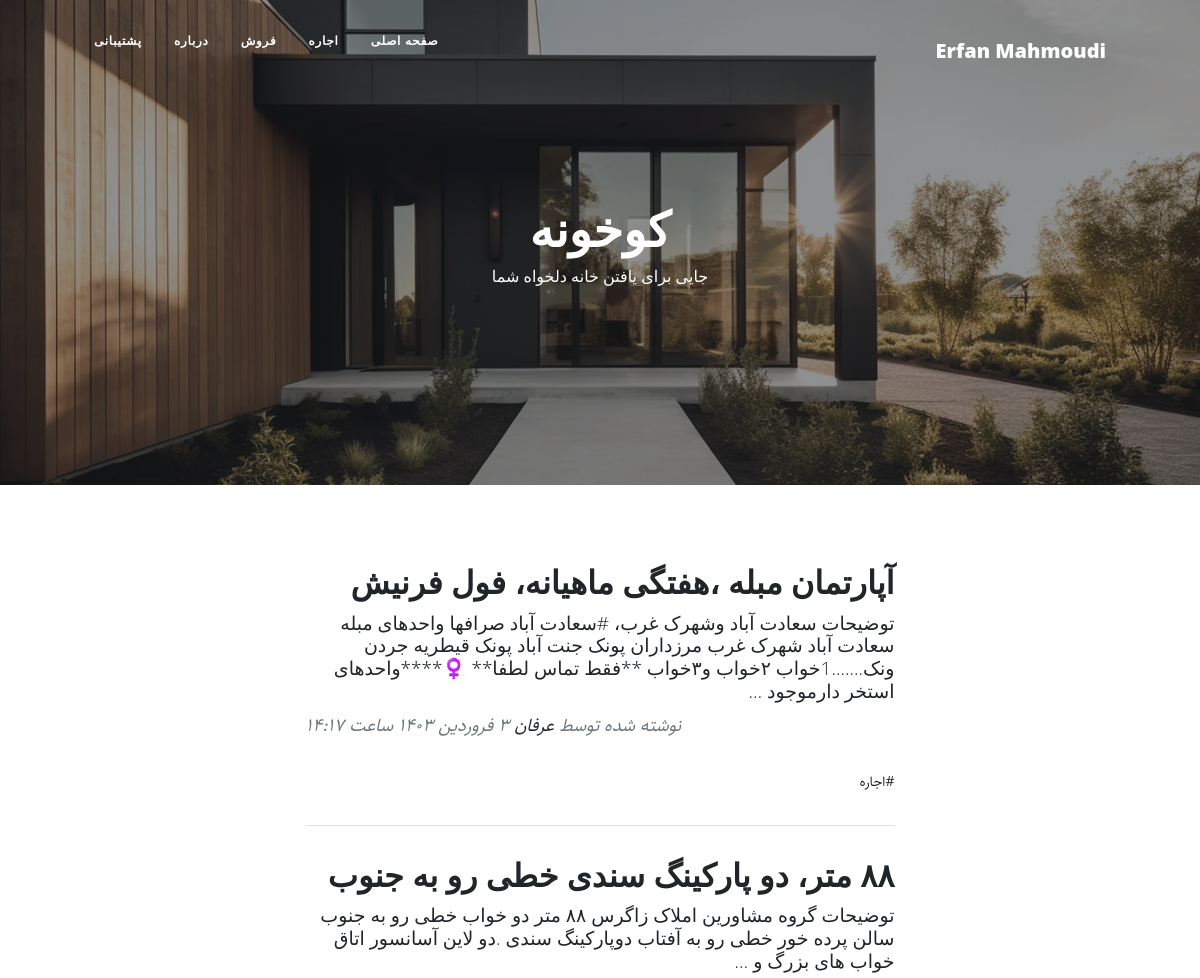
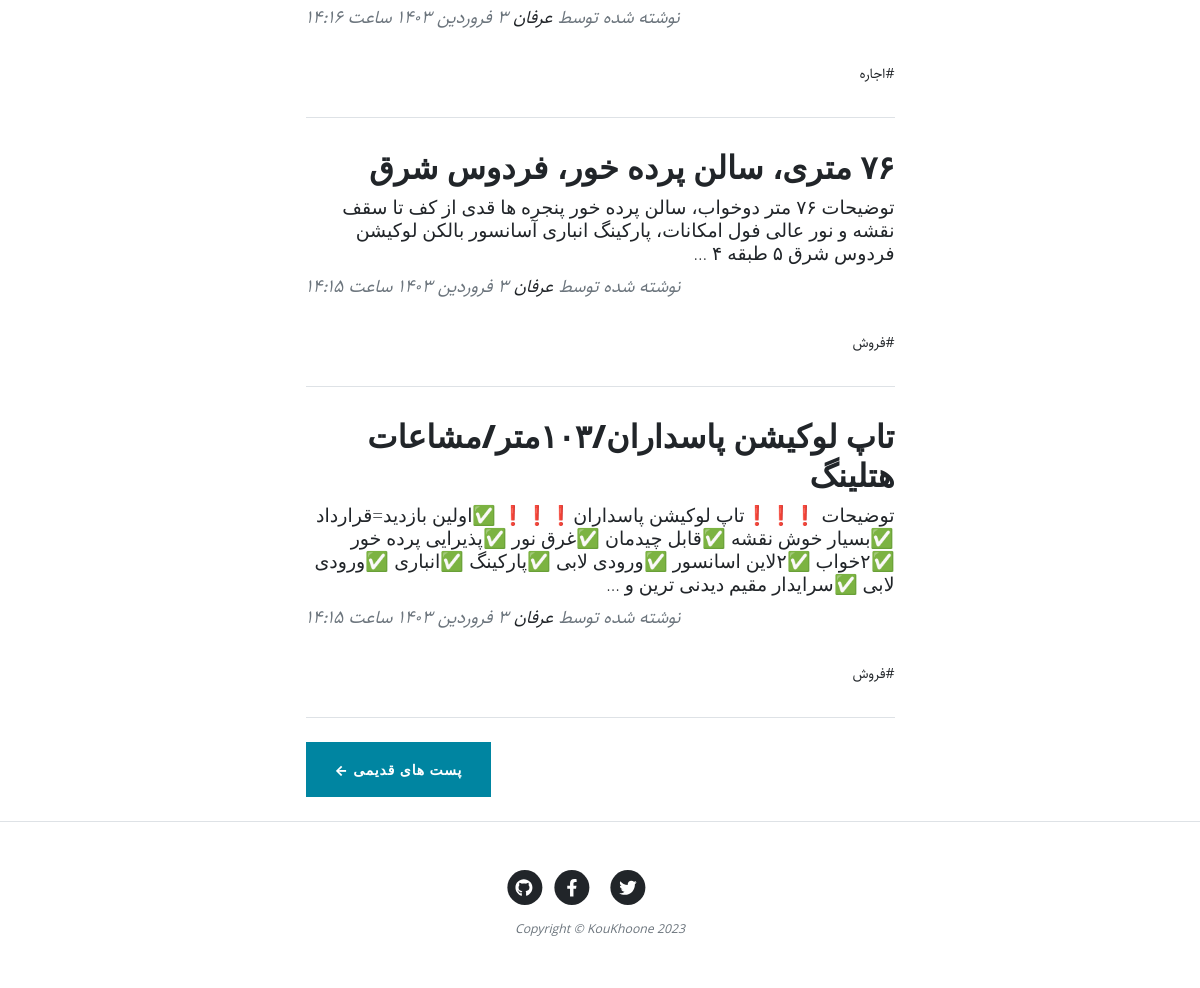
The page / on the database its author committed (2 pictures, top to bottom).
### blog/models.py (models this page shows, shortened)
class category(models.Model):
    parent = models.ForeignKey('self', default = None, null = True, blank = True, on_delete = models.SET_NULL, related_name = 'children', verbose_name = "زیردسته")
    title = models.CharField(max_length= 200, verbose_name = "عنوان دسته‌بندی")
    slug = models.SlugField (max_length = 100, unique=True, verbose_name = "آدرس دسته‌بندی")
    status = models.BooleanField(default = True, verbose_name = "آیا نمایش داده شود؟")
    position = models.IntegerField(verbose_name = "پوزیشن")
    class Meta(object):
        verbose_name = "دسته‌بندی"
        verbose_name_plural = "دسته‌بندی ها"
        ordering = ['parent__id','position']
    objects = CategoryManager()

class Article(models.Model):
    STATUS_CHOICES = (
    ('d', 'پیش نویس'),
    ('p', 'منتشر شده'),
    )
    title = models.CharField(max_length= 200, verbose_name = "عنوان مقاله")
    slug = models.SlugField (max_length = 100, unique=True, verbose_name = "آدرس مقاله")
    author = models.ForeignKey(User, on_delete = models.CASCADE)
    category = models.ManyToManyField(category, verbose_name = "دسته‌بندی", related_name = "articles")
    description = models.TextField (verbose_name = "محتوا")
    thumbnail = models.ImageField (upload_to="images", verbose_name = " تصویر")
    publish = models.DateTimeField (default = timezone.now, verbose_name = "زمان انتشار")
    created = models.DateTimeField (auto_now_add = True, verbose_name = "زمان ساخت")
    updated = models.DateTimeField (auto_now = True)
    status = models.CharField (max_length = 1, choices = STATUS_CHOICES, verbose_name = "وضعیت")
    class Meta(object):
        verbose_name = "مقاله"
        verbose_name_plural = "مقاله ها"
    def jpublish(self):
        return jalali_convertor(self.publish)
    jpublish.short_description = "زمان انتشار"
    def category_published(self):
        return self.category.filter(status = True)
    objects = ArticleManager()

### blog/views.py (the view)
class ArticleList(ListView):
    template_name = "blog/home.html"
    queryset = Article.objects.filter(status="p").order_by('-publish')
    paginate_by = 4

### blog/models.py (called while the page is built)
    def active (self):
        return self.filter(status = True)

### blog/templatetags/base_tags.py (called while the page is built)
@register.simple_tag
def name():
    return "Erfan Mahmoudi"

@register.inclusion_tag("blog/partials/category_navbar.html")
def category_navbar():
    return {
            "category" : category.objects.filter(status=True)
    }

### extentions/jalali.py (called while the page is built)
    def persian_tuple(self):
        return self.persian_year, self.persian_month, self.persian_day

### extentions/utils.py (called while the page is built)
def persian_numbers_convertor(mystr):
    numbers = {
    "0" : "۰",
    "1" : "۱",
    "2" : "۲",
    "3" : "۳",
    "4" : "۴",
    "5" : "۵",
    "6" : "۶",
    "7" : "۷",
    "8" : "۸",
    "9" : "۹",
    }
    for e,p in numbers.items():
        mystr = mystr.replace(e, p)
    return mystr

def jalali_convertor(time):
    time = timezone.localtime(time)
    jmonths = ["فروردین","اردیبهشت","خرداد","تیر","مرداد","شهریور","مهر","آبان","آذر","دی","بهمن","اسفند"]
    time_to_str = "{},{},{}".format(time.year, time.month, time.day)
    time_to_tuple = jalali.Gregorian(time_to_str).persian_tuple()
    time_to_list = list (time_to_tuple)
    for index, month in enumerate(jmonths):
        if time_to_list[1] == index + 1:
            time_to_list[1] = month
            break
    output = "{} {} {} ساعت {}:{}".format(
    time_to_list[2],
    time_to_list[1],
    time_to_list[0],
    time.hour,
    time.minute,
    )
    return persian_numbers_convertor(output)

### blog/templates/blog/home.html (shortened to what this page needs)
{%extends 'blog/base.html'%}
{% load static %}
{% block main %}
<header class="masthead" style="background-image: url('{% static "blog/assets/img/Jewkes-Design_Black-Modern-House.jpg" %}')">
    <div class="container position-relative px-4 px-lg-5">
        <div class="row gx-4 gx-lg-5 justify-content-center">
            <div class="col-md-10 col-lg-8 col-xl-7">
                <div class="site-heading">
                    <h1>کوخونه</h1>
                    <span class="subheading">جایی برای یافتن خانه دلخواه شما</span>
                </div>
            </div>
        </div>
    </div>
</header>
<div class="container px-4 px-lg-5">
    <div class="row gx-4 gx-lg-5 justify-content-center">
        <div class="col-md-10 col-lg-8 col-xl-7">
            {% for article in object_list %}
            <div class="post-preview">
                <a href="{% url 'blog:detail' article.slug %}">
                    <h2 class="post-title">{{article.title}}</h2>
                    <h3 class="post-subtitle">{{article.description|truncatewords:30}}</h3>
                </a>
                <p class="post-meta">
                    نوشته شده توسط
                    <a href="#!">عرفان</a>
                    {{article.jpublish}}
                    <div class="">
                      {% for cat in article.category_published.all %}
                      <a href="{% url 'blog:category' cat.slug %}">#{{cat.title}}</a>
                      {% endfor %}
                    </div>
                </p>
            </div>
            <hr class="my-4" />
            {% endfor %}
            {% if is_paginated %}
              <div class="pager_button d-flex justify-content-end mb-4">
                {% if page_obj.has_next %}
                  <a class="btn btn-primary" href="{% url 'blog:home' page_obj.next_page_number %}">پست های قدیمی &larr;</a>
                {% endif %}
              </div>
            {% endif %}
        </div>
    </div>
</div>
{% endblock %}

### blog/templates/blog/base.html (shortened to what this page needs)
{% load static%}
{% load base_tags %}
<!DOCTYPE html>
<html lang="en">
    <head>
        <link href="{%static 'blog/css/styles.css' %}" rel="stylesheet" />
        <link href="{%static 'blog/css/rtl.css' %}" rel="stylesheet" />
    </head>
    <body>
        <nav class="navbar navbar-expand-lg navbar-light" id="mainNav">
            <div class="container px-4 px-lg-5">
                <a class="navbar-brand" href="https://github.com/ErfanMahmoudiGit">{% name %}</a>
                {% category_navbar %}
            </div>
        </nav>
        {% block main %}
        {% endblock %}
        <footer class="border-top">
            <div class="container px-4 px-lg-5">
                <div class="row gx-4 gx-lg-5 justify-content-center">
                    <div class="col-md-10 col-lg-8 col-xl-7">
                        <ul class="list-inline text-center">
                            <li class="list-inline-item">
                                <a href="#!">
                                    <span class="fa-stack fa-lg">
                                        <i class="fas fa-circle fa-stack-2x"></i>
                                        <i class="fab fa-twitter fa-stack-1x fa-inverse"></i>
                                    </span>
                                </a>
                            </li>
                            <li class="list-inline-item">
                                <a href="#!">
                                    <span class="fa-stack fa-lg">
                                        <i class="fas fa-circle fa-stack-2x"></i>
                                        <i class="fab fa-facebook-f fa-stack-1x fa-inverse"></i>
                                    </span>
                                </a>
                            </li>
                            <li class="list-inline-item">
                                <a href="#!">
                                    <span class="fa-stack fa-lg">
                                        <i class="fas fa-circle fa-stack-2x"></i>
                                        <i class="fab fa-github fa-stack-1x fa-inverse"></i>
                                    </span>
                                </a>
                            </li>
                        </ul>
                        <div class="small text-center text-muted fst-italic">Copyright &copy; KouKhoone 2023</div>
                    </div>
                </div>
            </div>
        </footer>
    </body>
</html>

### blog/templates/blog/partials/category_navbar.html (shortened to what this page needs)
<div class="collapse navbar-collapse nav" id="navbarResponsive">
    <ul class="navbar-nav ms-auto py-4 py-lg-0">
        <li class="nav-item">
          <a class="nav-link px-lg-3 py-3 py-lg-4" href="{% url 'blog:home' %}">صفحه اصلی</a>
        </li>
        {% for cat in category %}
          {% if cat.parent == None %}
            <li class="nav-item">
              <a class="nav-link px-lg-3 py-3 py-lg-4" href="{% url 'blog:category' cat.slug %}">{{cat.title}}</a>
            </li>
          {% endif %}
        {% endfor %}
        <li class="nav-item"><a class="nav-link px-lg-3 py-3 py-lg-4" href="{% url 'blog:about' %}">درباره</a></li>
        <li class="nav-item"><a class="nav-link px-lg-3 py-3 py-lg-4" href="{% url 'blog:contact' %}">پشتیبانی</a></li>
    </ul>
</div>

### blog/static/blog/css/rtl.css (style rules this page uses)
body { font-family: "Sahel"; direction: rtl; text-align: right; font-size: 14px; }
.navbar-nav { margin-left: initial !important; margin-right: auto; }
.post-meta { text-align: left; }
.pager_button { float: left !important; }
header.masthead .site-heading h1 { font-size: 3rem !important; }
header.masthead .page-heading .subheading, header.masthead .site-heading .subheading { font-size: 1rem !important; }
.post-title { font-size: 32px !important; }
.post-subtitle { font-size: 19px !important; }
.nav ul { padding-right: : 0; }
.nav ul li { border-bottom: none; height: 86px; line-height: :86px; font-size: 14px; display: inline-block; float: left; margin: 0 auto; }
.nav ul li a { text-decoration: none; color: #000000; display: block; transition: .3s background-color; padding:0 24px; }
.nav a { bordor-bottom:none; }

### rows shown on the page
category: title "اجاره"
category: title "فروش"
Article: title "آپارتمان مبله ،هفتگی ماهیانه، فول فرنیش", description "توضیحات سعادت آباد وشهرک غرب، #سعادت آباد صرافها واحدهای مبله سعادت آباد شهرک غرب مرزداران پونک جنت آباد پونک قیطریه جردن ونک.......1خواب ۲خواب و۳خواب **فقط تماس لطفا** ‍♀️****واحدهای استخر دارموجود …", jpublish "۳ فروردین ۱۴۰۳ ساعت ۱۴:۱۷"
Article: title "۸۸ متر، دو پارکینگ سندی خطی رو به جنوب", description "توضیحات گروه مشاورین املاک زاگرس ۸۸ متر دو خواب خطی رو به جنوب سالن پرده خور خطی رو به آفتاب دوپارکینگ سندی .دو لاین آسانسور اتاق خواب های بزرگ و …", jpublish "۳ فروردین ۱۴۰۳ ساعت ۱۴:۱۶"
Article: title "۷۶ متری، سالن پرده خور، فردوس شرق", description "توضیحات ۷۶ متر دوخواب، سالن پرده خور پنجره ها قدی از کف تا سقف نقشه و نور عالی فول امکانات، پارکینگ انباری آسانسور بالکن لوکیشن فردوس شرق ۵ طبقه ۴ …", jpublish "۳ فروردین ۱۴۰۳ ساعت ۱۴:۱۵"
Article: title "تاپ لوکیشن پاسداران/۱۰۳متر/مشاعات هتلینگ", description "توضیحات ❗️❗️❗️تاپ لوکیشن پاسداران❗️❗️❗️ ✅اولین بازدید=قرارداد ✅بسیار خوش نقشه ✅قابل چیدمان ✅غرق نور ✅پذیرایی پرده خور ✅۲خواب ✅۲لاین اسانسور ✅ورودی لابی ✅پارکینگ ✅انباری ✅ورودی لابی ✅سرایدار مقیم دیدنی ترین و …", jpublish "۳ فروردین ۱۴۰۳ ساعت ۱۴:۱۵"
